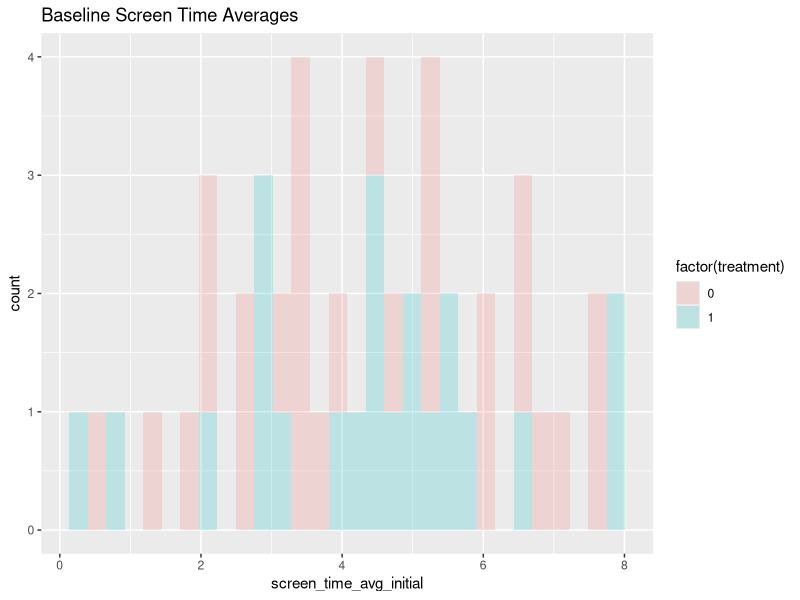
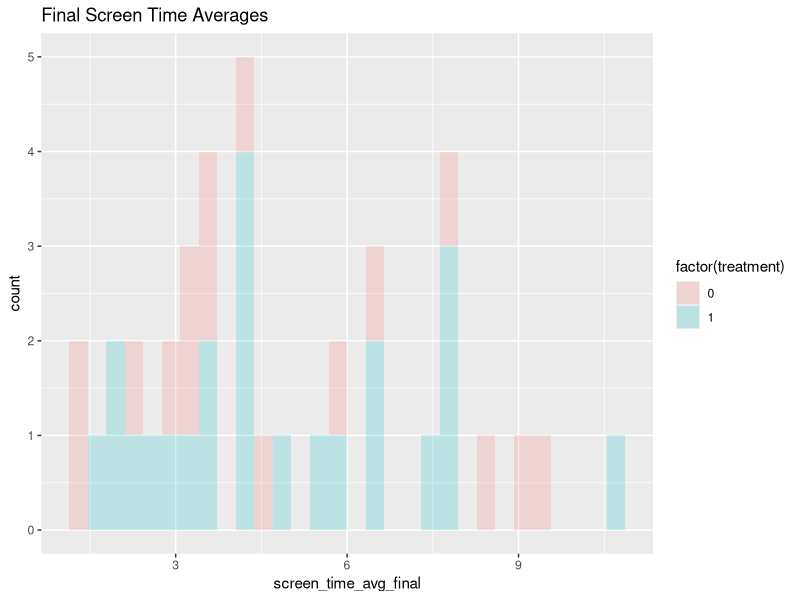
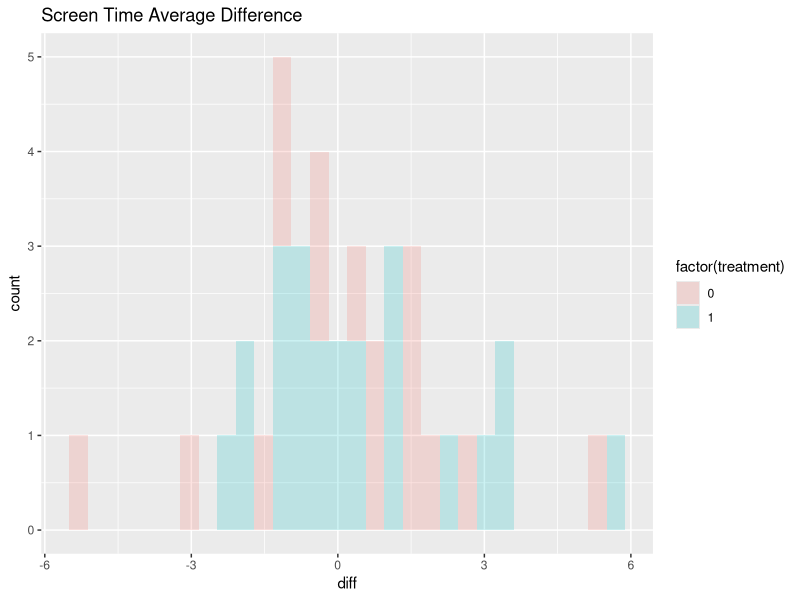

The R source for these figures, in order: (Note: this script raises an error after producing the figures.)
## ---- chunk 1
library('data.table')
library('readr')
library('ggplot2')
library('readxl')
library('tidyverse')
library('sandwich')
library('lmtest')
## ---- chunk 2
# read in data files
treatment_initial <- read_excel('groupA_initial.xlsx')
control_initial <- read_excel("groupB_initial.xlsx")
treatment_final <- read_excel('groupA_final.xlsx')
control_final <- read_excel("groupB_final.xlsx")
## ---- chunk 3
# dropping and renaming columns

clean_initial_data <- function(data, treatment = FALSE) {
  
  # dropping first, extra row
  names(data) <- as.matrix(data[1, ])
  data <- data[-1, ]
  data[] <- lapply(data, function(x) type.convert(as.character(x)))
  
  # dropping and renaming columns for CONTROL GROUP
  if (treatment == FALSE) {
    data <- data[,-c(1:2)]
    data <- data[,-c(10:19)]
    data <- data[,-c(11)]
    data <- data.table(data)
    new <- c('date', 'first_name', 'last_name', 'age', 'country', 'social_apps', 'iphone', 'screen_time_rep', 'screen_time_on', 'screen_time_avg_initial')
    setnames(data,colnames(data),new)}
  
  # dropping and renaming columns for TREATMENT GROUP
  else {
    # dropping columns
    data <- data[,-c(1:7)]
    data<- data[,-c(2:10)]
    data <- data[,-c(10:19)]
    data <- data[,-c(12)]
    data <- data.table(data)
    new <- c('date', 'first_name', 'last_name', 'age', 'country', 'social_apps', 'iphone', 'greyscale', 'screen_time_rep', 'screen_time_on', 'screen_time_avg_initial')
    setnames(data,colnames(data),new)
  }
  
  # get rid of rows with empty values for name (indicates a faulty response)
  complete_vec <- complete.cases(data[, 'first_name'])
  data <- data[complete_vec,]
  
  # makes iphone column binary (iphone = 1, android = 0)
  data$iphone <- as.numeric(data$iphone == 'IPhone')
  
  # standardizing 'United States' label
  data$country <- ifelse((data$country == 'Mexico')|(data$country == 'MX')|(data$country == 'Mx')|(data$country == 'mexico')|(data$country == 'México'),             'Mexico', 'United States' )
  # convert date to readable type
  data$date <- as.Date(data$date, origin = "1899-12-30")
  
  # create a variable to indicate which group (first cohort or second) based on date
  data[,first_group := (as.numeric(as.Date(data$date, origin = "1899-12-30") < "2021-03-23"))]
  
  return(data)
}
## ---- chunk 4
# dropping and renaming columns 

clean_final_data <- function(data, treatment = FALSE) {
  
  # dropping first, extra row
  names(data) <- as.matrix(data[1, ])
  data <- data[-1, ]
  data[] <- lapply(data, function(x) type.convert(as.character(x)))
  
  # dropping columns
  data <- data[,-c(1:7)]
  data <- data[,-c(2:10)]
  data <-data[,-c(5:28)]
  
  # dropping and renaming columns for CONTROL GROUP
  if (treatment == FALSE) {
    data <- data[,-c(8)]
    data <- data.table(data)
    new <- c('date', 'first_name', 'last_name', 'iphone', 'screen_time_1', 'screen_time_2', 'screen_time_3')
    setnames(data,colnames(data),new)}
  
  # dropping and renaming columns for TREATMENT GROUP
  else {
    # dropping columns
    data <- data.table(data)
    new <- c('date', 'first_name', 'last_name', 'iphone', 'screen_time_1', 'screen_time_2', 'screen_time_3')
    setnames(data,colnames(data),new)
  }
  
  # get rid of rows with empty values for name (indicates a faulty response)
  complete_vec <- complete.cases(data[, 'first_name'])
  data <- data[complete_vec,]
  
  # makes iphone column binary (iphone = 1, android = 0)
  data$iphone <- as.numeric(data$iphone == 'IPhone')
  
  # averages screen time 
  data[, screen_time_avg_final := (rowMeans(data[,c('screen_time_1', 'screen_time_2', 'screen_time_3')]))]
  
  # convert date to readable type
  data$date <- as.Date(data$date, origin = "1899-12-30")
  
  # create a variable to indicate which group (first cohort or second) based on date
  data[,first_group := (as.numeric(as.Date(data$date, origin = "1899-12-30") < "2021-03-26"))]
  
  return(data)
}
## ---- chunk 5
treatment_initial <- clean_initial_data(treatment_initial, treatment = TRUE)
control_initial <- clean_initial_data(control_initial, treatment = FALSE)
treatment_final <- clean_final_data(treatment_final, treatment = TRUE)
control_final <- clean_final_data(control_final, treatment = FALSE)
## ---- chunk 6
head(treatment_initial)
head(treatment_final)
head(control_initial)
head(control_final)
## ---- chunk 7
# getting rid of rows in final that don't exist in the initial (calling these faulty responses)
# joining initial and final datasets for both treatment and control groups

treatment_final <- treatment_final[ treatment_final$first_name %in% treatment_initial$first_name, ]
control_final <- control_final[ control_final$first_name %in% control_initial$first_name, ]
treatment <- merge(treatment_initial, treatment_final[,c('first_name','screen_time_avg_final')], by.x = "first_name", by.y = "first_name", all.x = TRUE, all.y = FALSE)
control <- merge(control_initial, control_final[,c('first_name','screen_time_avg_final')], by.x = "first_name", by.y = "first_name", all.x = TRUE, all.y = FALSE)

## ---- chunk 8
head(treatment)
head(control)
## ---- chunk 9
# replacing NA with zero for groups
treatment[treatment == 0] <- NA
control[control == 0] <- NA

# creating treatment column
treatment$treatment <- 1
control$treatment <- 0

# binding treatment and control data into one dataframe
data <- rbind(treatment,control, fill=TRUE)
## ---- chunk 10
head(data)
## ---- chunk 11
# drop people who have NA values for both screen_time_avg_final and screen_time_avg_initial
# issue with qualtrics for not getting their data for some reason
data <- data[!with(data,is.na(screen_time_avg_initial)& is.na(screen_time_avg_final)),]
## ---- chunk 12
ggplot(data, aes(`screen_time_avg_initial`, fill = factor(treatment))) + geom_histogram(alpha = 0.2) + labs(title="Baseline Screen Time Averages")
## ---- chunk 13
ggplot(data, aes(`screen_time_avg_final`, fill = factor(treatment))) + geom_histogram(alpha = 0.2) + labs(title="Final Screen Time Averages")
## ---- chunk 14
data[is.na(data$screen_time_avg_initial) & data$treatment == 1]
## ---- chunk 15
# replace na values in baseline (screen_time_avg_initial) with average of that column
# this is okay because we want an average baseline of where people are
# we don't want to do this with screen_time_avg_final because of attrition (we want to know which people didn't come back)
# we do this separately for treatment and control group
data$screen_time_avg_initial[is.na(data$screen_time_avg_initial) & data$treatment == 1] <- mean(treatment$screen_time_avg_initial,na.rm=TRUE)

data$screen_time_avg_initial[is.na(data$screen_time_avg_initial) & data$treatment == 0] <- mean(control$screen_time_avg_initial,na.rm=TRUE)

# getting the difference between final and initial screen times
data[, diff := screen_time_avg_final - screen_time_avg_initial]
## ---- chunk 16
# compare individuals initial and final averages
ggplot(data, aes(`diff`, fill = factor(treatment))) + geom_histogram(alpha = 0.2) + labs(title="Screen Time Average Difference")
## ---- chunk 17
data[, greyscale_binary := ifelse(greyscale =='Yes', 1, 0)]
data[is.na(greyscale_binary), greyscale_binary:=0]
## ---- chunk 18
simple_itt <- data[, lm(screen_time_avg_final ~ treatment + screen_time_avg_initial + country)]
simple_itt$vcovCL_val <- vcovCL(simple_itt)
itt_test <- coeftest(x = simple_itt, level = 0.95, vcov. = simple_itt$vcovCL_val)
itt_test

itt_d <- data[, lm(greyscale_binary ~ treatment)]
itt_d

cace <- coef(simple_itt)[2]/coef(itt_d)[2]
cace


cace2 <- coeftest(simple_itt,vcovHC(simple_itt))/coeftest(itt_d,vcovHC(itt_d))

## ---- chunk 19

idx <- sample.int(nrow(data), 10)

data[idx,]
